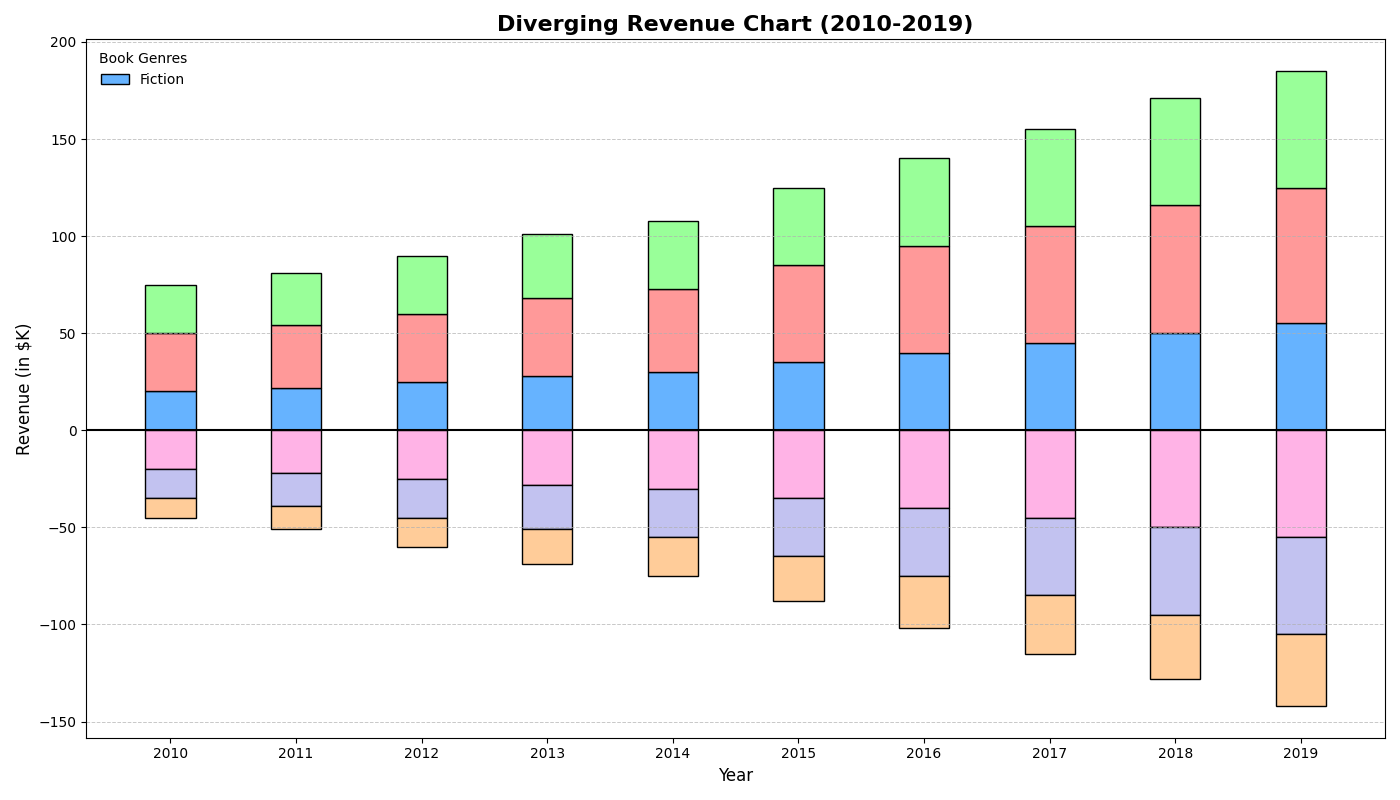

The Python source for this figure:
import matplotlib.pyplot as plt
import numpy as np

years = np.arange(2010, 2020)
book_genres = ['Fiction', 'Non-Fic', 'Sci-Fi', 'Myst', 'Kids', 'Fant']

revenue_data = np.array([
    [20, 22, 25, 28, 30, 35, 40, 45, 50, 55],
    [30, 32, 35, 40, 43, 50, 55, 60, 66, 70],
    [-20, -22, -25, -28, -30, -35, -40, -45, -50, -55],
    [-15, -17, -20, -23, -25, -30, -35, -40, -45, -50],
    [25, 27, 30, 33, 35, 40, 45, 50, 55, 60],
    [-10, -12, -15, -18, -20, -23, -27, -30, -33, -37],
])

fig, ax = plt.subplots(figsize=(14, 8))

width = 0.4
positions = np.arange(len(years))

positive_bottoms = np.zeros(len(years))
negative_bottoms = np.zeros(len(years))

# Shuffle colors manually
shuffled_colors = ['#66b3ff', '#ff9999', '#ffb3e6', '#c2c2f0', '#99ff99', '#ffcc99']

for i, genre in enumerate(book_genres):
    data = revenue_data[i]
    color = shuffled_colors[i]
    
    if np.any(data > 0):
        ax.bar(positions, np.where(data > 0, data, 0), width, bottom=positive_bottoms, 
           color=color, edgecolor='black', label=genre if i == 0 else "")
        positive_bottoms += np.where(data > 0, data, 0)
        
    if np.any(data < 0):
        ax.bar(positions, np.where(data < 0, data, 0), width, bottom=negative_bottoms, 
           color=color, edgecolor='black')
        negative_bottoms += np.where(data < 0, data, 0)

ax.axhline(0, color='black', linewidth=1.5)

ax.set_xticks(positions)
ax.set_xticklabels(years)
ax.set_xlabel('Year', fontsize=12)
ax.set_ylabel('Revenue (in $K)', fontsize=12)
ax.set_title('Diverging Revenue Chart (2010-2019)', fontsize=16, fontweight='bold')

ax.legend(title='Book Genres', fontsize=10, loc='upper left', frameon=False)
ax.yaxis.grid(True, linestyle='--', linewidth=0.7, alpha=0.7)

plt.tight_layout()
plt.show()
